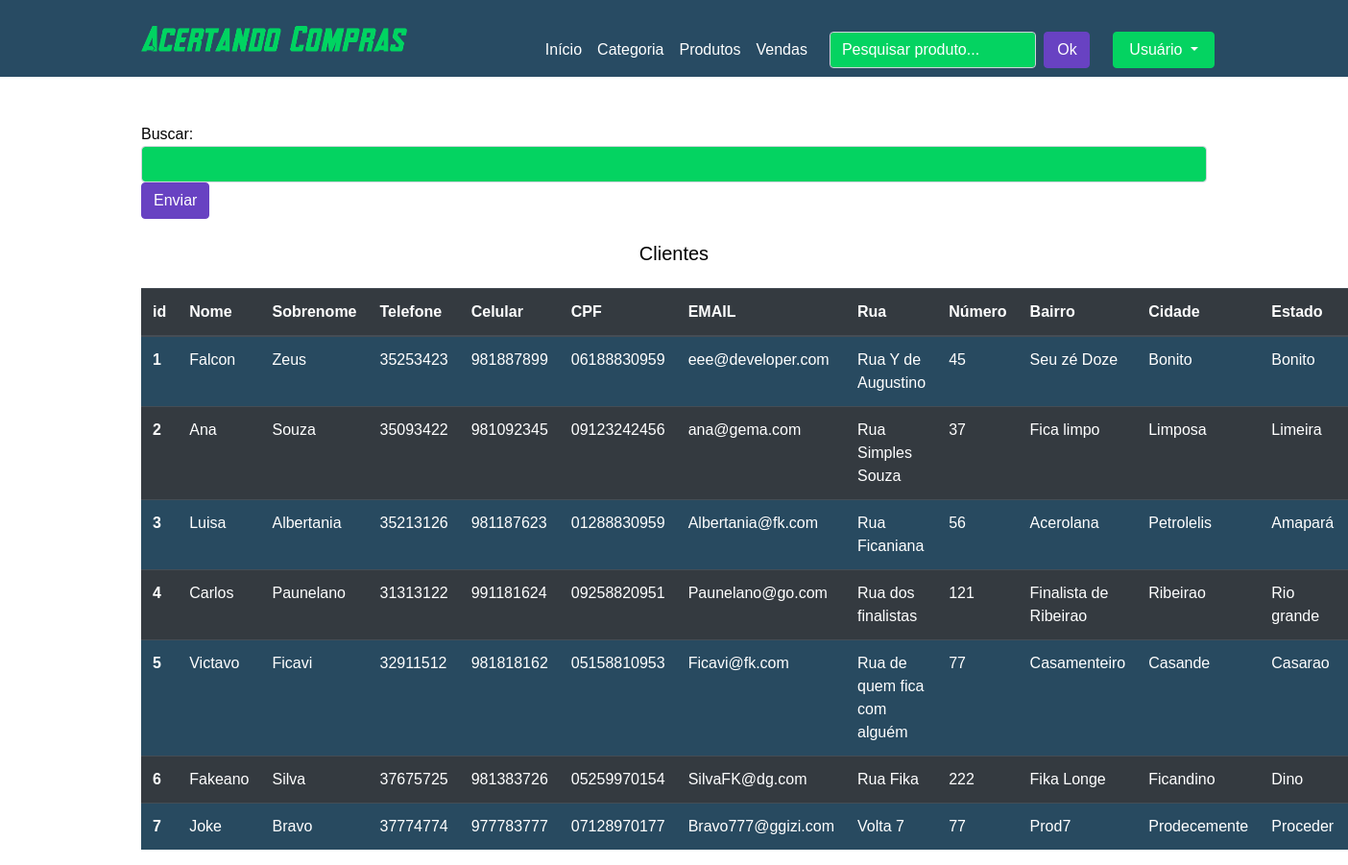
Page /index_search.php on the committed database.
### tables this page shows
CREATE TABLE `tbl_client` (
  `id_client` int(11) NOT NULL,
  `name_client` varchar(30) NOT NULL,
  `surname_client` varchar(30) NOT NULL,
  `phone_client` varchar(8) NOT NULL,
  `smartphone_client` varchar(9) NOT NULL,
  `cpf_client` varchar(11) NOT NULL,
  `email_client` varchar(254) NOT NULL,
  `street_client` varchar(50) NOT NULL,
  `number_client` varchar(5) NOT NULL,
  `neighborhood_client` varchar(50) NOT NULL,
  `city_client` varchar(50) NOT NULL,
  `state_client` varchar(50) NOT NULL,
  `cep_client` varchar(8) NOT NULL
);

### src/index_search_client.php (the view)
<?php
echo '<tr>';
echo '<th scope="row">'. $row['id_client'] .'</th>';
echo '<td class="w-3">'. $row['name_client'] .'</td>';
echo '<td class="w-3">'. $row['surname_client'] .'</td>';
echo '<td class="w-3">'. $row['phone_client'] .'</td>';
echo '<td class="w-3">'. $row['smartphone_client'] .'</td>';
echo '<td class="w-3">'. $row['cpf_client'] .'</td>';
echo '<td class="w-3">'. $row['email_client'] .'</td>';
echo '<td class="w-3">'. $row['street_client'] .'</td>';
echo '<td class="w-3">'. $row['number_client'] .'</td>';
echo '<td class="w-3">'. $row['neighborhood_client'] .'</td>';
echo '<td class="w-3">'. $row['city_client'] .'</td>';
echo '<td class="w-3">'. $row['state_client'] .'</td>';
echo '<td class="w-3">'. $row['cep_client'] .'</td>';
echo '</tr>';
?>

### src/index_search.php (shortened to what this page needs)
<?php
include 'connect.php';
require 'my_heard.php';
?>
<body>
  <div class="container my_container_main mt-5">
    <form action="" method="POST">
      Buscar: <input class="form-control" type="text" name="cpf_client">
      <button type="submit" class="btn btn-my6-color">Enviar</button>
    </form>
    <h5 class="col-sm-12 mt-4 mb-4 text-center">Clientes</h5>
    <table class="table table-striped table-scrollable table-dark">
      <thead>
        <tr>
          <th scope="col w-3">id</td>
          <th scope="col w-3">Nome</td>
          <th scope="col w-3">Sobrenome</td>
          <th scope="col w-3">Telefone</td>
          <th scope="col w-3">Celular</td>
          <th scope="col w-3">CPF</td>
          <th scope="col w-3">EMAIL</td>
          <th scope="col w-3">Rua</td>
          <th scope="col w-3">Número</td>
          <th scope="col w-3">Bairro</td>
          <th scope="col w-3">Cidade</td>
          <th scope="col w-3">Estado</td>
          <th scope="col w-3">CEP</td>
        </tr>
      </thead>
      <tbody>
        <?php
          if(isset($_POST["cpf_client"])){
            $cpf_client = $_POST["cpf_client"];
            $sql_type = "SELECT * FROM tbl_client WHERE cpf_client LIKE '$cpf_client' ";
            $result = mysqli_query($connectiondb, $sql_type);
            if ($result->num_rows > 0){
              while ($row = mysqli_fetch_assoc($result)){
                require ('index_search_client.php');
              }
            }
          }else{
            $sql_type = "SELECT * FROM tbl_client";
            $result = mysqli_query($connectiondb, $sql_type);
            if ($result->num_rows > 0){
              while ($row = mysqli_fetch_assoc($result)){
                require ('index_search_client.php');
              }
            }
          }
        ?>
      </tbody>
    </table>
  </div>
</body>

### rows in the picture
tbl_client: id_client "1", name_client "Falcon", surname_client "Zeus", phone_client "35253423", smartphone_client "981887899", cpf_client "06188830959", email_client "eee@developer.com", street_client "Rua Y de Augustino", number_client "45", neighborhood_client "Seu zé Doze", city_client "Bonito", state_client "Bonito"
tbl_client: id_client "2", name_client "Ana", surname_client "Souza", phone_client "35093422", smartphone_client "981092345", cpf_client "09123242456", email_client "ana@gema.com", street_client "Rua Simples Souza", number_client "37", neighborhood_client "Fica limpo", city_client "Limposa", state_client "Limeira"
tbl_client: id_client "3", name_client "Luisa", surname_client "Albertania", phone_client "35213126", smartphone_client "981187623", cpf_client "01288830959", email_client "Albertania@fk.com", street_client "Rua Ficaniana", number_client "56", neighborhood_client "Acerolana", city_client "Petrolelis", state_client "Amapará"
tbl_client: id_client "4", name_client "Carlos", surname_client "Paunelano", phone_client "31313122", smartphone_client "991181624", cpf_client "09258820951", email_client "Paunelano@go.com", street_client "Rua dos finalistas", number_client "121", neighborhood_client "Finalista de Ribeirao", city_client "Ribeirao", state_client "Rio grande"
tbl_client: id_client "5", name_client "Victavo", surname_client "Ficavi", phone_client "32911512", smartphone_client "981818162", cpf_client "05158810953", email_client "Ficavi@fk.com", street_client "Rua de quem fica com alguém", number_client "77", neighborhood_client "Casamenteiro", city_client "Casande", state_client "Casarao"
tbl_client: id_client "6", name_client "Fakeano", surname_client "Silva", phone_client "37675725", smartphone_client "981383726", cpf_client "05259970154", email_client "SilvaFK@dg.com", street_client "Rua Fika", number_client "222", neighborhood_client "Fika Longe", city_client "Ficandino", state_client "Dino"
tbl_client: id_client "7", name_client "Joke", surname_client "Bravo", phone_client "37774774", smartphone_client "977783777", cpf_client "07128970177", email_client "Bravo777@ggizi.com", street_client "Volta 7", number_client "77", neighborhood_client "Prod7", city_client "Prodecemente", state_client "Proceder"
